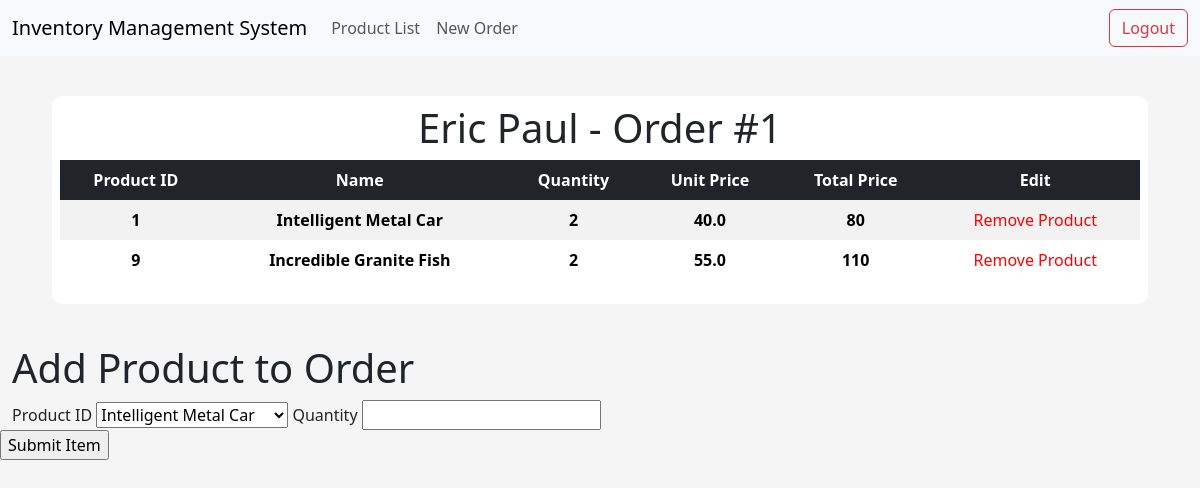
The page /order/1 on the database as committed earlier.
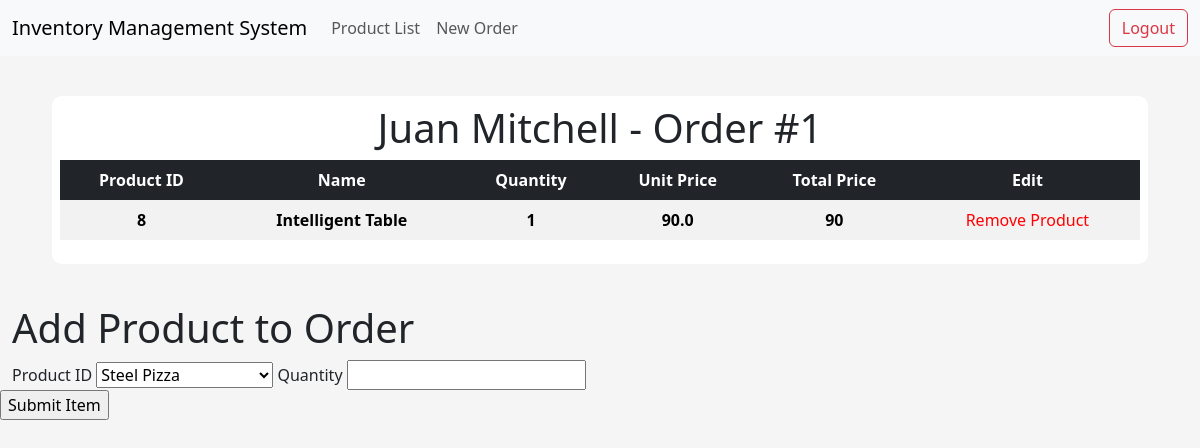
The same page on the database as committed later.
### app/models/tables.py (models this page shows, shortened)
class Customer(db.Model):
    __tablename__ = "customer"
    id = db.Column(db.Integer, primary_key=True)
    first_name = db.Column(db.String(50), nullable=False)
    last_name = db.Column(db.String(50), nullable=False)
    address = db.Column(db.String(500), nullable=False)
    postcode = db.Column(db.String(50), nullable=False)
    email = db.Column(db.String(50), nullable=False, unique=True)
    orders = db.relationship("Order", backref="customer")

class Product(db.Model):
    __tablename__ = "product"
    id = db.Column(db.Integer, primary_key=True)
    name = db.Column(db.String(50), nullable=False, unique=True)
    price = db.Column(db.Float, nullable=False)
    quantity_available = db.Column(db.Integer)

class OrderItem(db.Model):
    __tablename__ = "order_item"
    order_id = db.Column(db.Integer, db.ForeignKey("order.id"), primary_key=True)
    item_id = db.Column(db.Integer, db.ForeignKey("product.id"), primary_key=True)
    quantity = db.Column(db.Integer, nullable=False)
    total_price = db.Column(db.Integer, nullable=False)

### app/controllers/default.py (the view, shortened to what this page needs)
@app.route("/order/<int:id>", methods=["GET", "POST"])
def order(id):
    form = AddOrderItemForm()
    products = Product.query.all()
    form.product_id.choices = [(product.id, product.name) for product in products]
    order_items = OrderItem.query.filter_by(order_id=id).all()
    product_names = [Product.query.get(item.item_id).name for item in order_items]
    print(type(id))
    order = Order.query.get(id)
    customer_id = order.customer_id
    customer = Customer.query.get(customer_id)
    print("AAAAAAAVBBBBB: ", customer_id)
    products_for_order = {
        item.item_id: Product.query.get(item.item_id) for item in order_items
    }
    return render_template(
        "order.html",
        order=id,
        order_items=order_items,
        product_names=product_names,
        customer=customer,
        zip=zip,
        form=form,
        products_for_order=products_for_order,
    )

### app/models/forms.py (shortened to what this page needs)
class AddOrderItemForm(FlaskForm):
    product_id = SelectField("Product ID", coerce=int, validators=[DataRequired()])
    quantity = IntegerField("Quantity", validators=[DataRequired()])
    customer_id = HiddenField("customer_id")
    submit = SubmitField("Submit Item")

### app/templates/order.html (shortened to what this page needs)
{% extends "index.html" %}
{% block body %}
<div class="content-section">
    <div class="title">
        <h1>{{customer.first_name}} {{customer.last_name}} - Order #{{order}}</h1>
    </div>
    <table class="table table-striped table-borderless table-hover text-center">
        <thead class="table-dark table-sm">
            <tr>
                <th scope="col">Product ID</th>
                <th scope="col">Name</th>
                <th scope="col">Quantity</th>
                <th scope="col">Unit Price</th>
                <th scope="col">Total Price</th>
                <th scope="col">Edit</th>
            </tr>
        </thead>
        <tbody>
            {% for product, product_name in zip(order_items, product_names) %}
            {% set product_obj = products_for_order.get(product.item_id) %}
                <tr>
                    <th scope="row">{{ product.item_id }}</th>
                    <th scope="row">{{ product_name }}</th>
                    <th scope="row">{{ product.quantity }}</th>
                    <th scope="row">{{ product_obj.price }}</th>
                    <th scope="row">{{ product.total_price }}</th>
                    <td><a style="text-decoration: none; color:red; font-weight:red;" href=""> Remove Product </a></td>
                </tr>
            {% endfor %}
        </tbody>
    </table>
</div>
<h1>Add Product to Order</h1>
    <form method="POST" action="{{ url_for('order',id=order) }}" id="orderForm">
        {{form.product_id.label}}
        {{form.product_id}}
        {{form.quantity.label}}
        {{form.quantity}}
        </div>
        {{ form.submit() }}
{% endblock body %}

Rows that differ between the two databases and show on the page:
no longer on this page (row edited): Customer: first_name "Eric", last_name "Paul"
no longer on this page (row edited): Product: item_id "1", name "Intelligent Metal Car", quantity "2", price "40.0", total_price "80"
no longer on this page (row edited): Product: item_id "9", name "Incredible Granite Fish", quantity "2", price "55.0", total_price "110"
now on this page (row edited): Customer: first_name "Juan", last_name "Mitchell"
now on this page (row edited): Product: item_id "8", name "Intelligent Table", quantity "1", price "90.0", total_price "90"
Other text that changed with them:
form field product_id: "Intelligent Metal Car" → "Steel Pizza"
